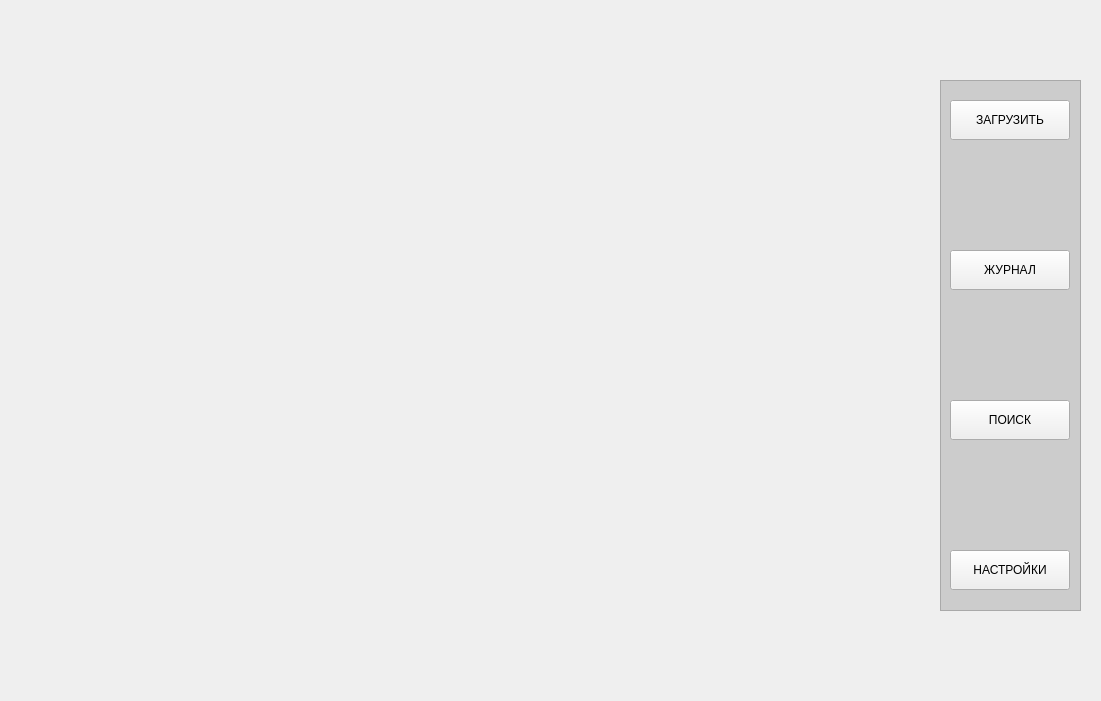
<?xml version="1.0" encoding="UTF-8"?>
<ui version="4.0">
 <class>Form</class>
 <widget class="QWidget" name="Form">
  <property name="geometry">
   <rect>
    <x>0</x>
    <y>0</y>
    <width>1101</width>
    <height>701</height>
   </rect>
  </property>
  <property name="windowTitle">
   <string>Проверка рацианолизаторских предложений</string>
  </property>
  <widget class="QPushButton" name="pushButton_2">
   <property name="geometry">
    <rect>
     <x>950</x>
     <y>400</y>
     <width>120</width>
     <height>40</height>
    </rect>
   </property>
   <property name="text">
    <string>ПОИСК</string>
   </property>
  </widget>
  <widget class="QPushButton" name="pushButton_3">
   <property name="geometry">
    <rect>
     <x>950</x>
     <y>550</y>
     <width>120</width>
     <height>40</height>
    </rect>
   </property>
   <property name="text">
    <string>НАСТРОЙКИ</string>
   </property>
  </widget>
  <widget class="QPushButton" name="pushButton">
   <property name="geometry">
    <rect>
     <x>950</x>
     <y>100</y>
     <width>120</width>
     <height>40</height>
    </rect>
   </property>
   <property name="text">
    <string>ЗАГРУЗИТЬ</string>
   </property>
  </widget>
  <widget class="QStackedWidget" name="stackedWidget">
   <property name="geometry">
    <rect>
     <x>10</x>
     <y>10</y>
     <width>900</width>
     <height>680</height>
    </rect>
   </property>
   <property name="sizePolicy">
    <sizepolicy hsizetype="Fixed" vsizetype="Fixed">
     <horstretch>0</horstretch>
     <verstretch>0</verstretch>
    </sizepolicy>
   </property>
   <widget class="QWidget" name="page"/>
   <widget class="QWidget" name="page_2"/>
   <widget class="QWidget" name="page_3"/>
  </widget>
  <widget class="QPushButton" name="pushButton_1">
   <property name="geometry">
    <rect>
     <x>950</x>
     <y>250</y>
     <width>120</width>
     <height>40</height>
    </rect>
   </property>
   <property name="text">
    <string>ЖУРНАЛ</string>
   </property>
  </widget>
  <widget class="QFrame" name="frame">
   <property name="geometry">
    <rect>
     <x>940</x>
     <y>80</y>
     <width>141</width>
     <height>531</height>
    </rect>
   </property>
   <property name="styleSheet">
    <string notr="true">background-color: rgba(150, 150, 150, 100);</string>
   </property>
   <property name="frameShape">
    <enum>QFrame::StyledPanel</enum>
   </property>
   <property name="frameShadow">
    <enum>QFrame::Raised</enum>
   </property>
  </widget>
  <zorder>frame</zorder>
  <zorder>pushButton_2</zorder>
  <zorder>pushButton_3</zorder>
  <zorder>pushButton</zorder>
  <zorder>stackedWidget</zorder>
  <zorder>pushButton_1</zorder>
 </widget>
 <resources/>
 <connections/>
</ui>
